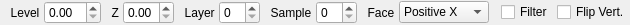
<?xml version="1.0" encoding="UTF-8"?>
<ui version="4.0">
 <class>TextureEditorToolBar</class>
 <widget class="QWidget" name="TextureEditorToolBar">
  <property name="geometry">
   <rect>
    <x>0</x>
    <y>0</y>
    <width>571</width>
    <height>25</height>
   </rect>
  </property>
  <layout class="QHBoxLayout" name="horizontalLayout">
   <property name="spacing">
    <number>4</number>
   </property>
   <property name="leftMargin">
    <number>4</number>
   </property>
   <property name="topMargin">
    <number>0</number>
   </property>
   <property name="rightMargin">
    <number>0</number>
   </property>
   <property name="bottomMargin">
    <number>0</number>
   </property>
   <item>
    <widget class="QLabel" name="labelLevel">
     <property name="text">
      <string>  Level</string>
     </property>
     <property name="buddy">
      <cstring>level</cstring>
     </property>
    </widget>
   </item>
   <item>
    <widget class="QDoubleSpinBox" name="level"/>
   </item>
   <item>
    <widget class="QLabel" name="labelZ">
     <property name="text">
      <string>  Z</string>
     </property>
     <property name="buddy">
      <cstring>z</cstring>
     </property>
    </widget>
   </item>
   <item>
    <widget class="QDoubleSpinBox" name="z">
     <property name="maximum">
      <double>1.000000000000000</double>
     </property>
    </widget>
   </item>
   <item>
    <widget class="QLabel" name="labelLayer">
     <property name="text">
      <string>  Layer</string>
     </property>
     <property name="buddy">
      <cstring>z</cstring>
     </property>
    </widget>
   </item>
   <item>
    <widget class="QSpinBox" name="layer"/>
   </item>
   <item>
    <widget class="QLabel" name="labelSample">
     <property name="text">
      <string>  Sample</string>
     </property>
    </widget>
   </item>
   <item>
    <widget class="QSpinBox" name="sample"/>
   </item>
   <item>
    <widget class="QLabel" name="labelFace">
     <property name="text">
      <string>  Face</string>
     </property>
     <property name="buddy">
      <cstring>face</cstring>
     </property>
    </widget>
   </item>
   <item>
    <widget class="QComboBox" name="face">
     <item>
      <property name="text">
       <string>Positive X</string>
      </property>
     </item>
     <item>
      <property name="text">
       <string>Negative X</string>
      </property>
     </item>
     <item>
      <property name="text">
       <string>Positive Y</string>
      </property>
     </item>
     <item>
      <property name="text">
       <string>Negative Y</string>
      </property>
     </item>
     <item>
      <property name="text">
       <string>Positive Z</string>
      </property>
     </item>
     <item>
      <property name="text">
       <string>Negative Z</string>
      </property>
     </item>
    </widget>
   </item>
   <item>
    <spacer name="horizontalSpacer">
     <property name="orientation">
      <enum>Qt::Horizontal</enum>
     </property>
     <property name="sizeType">
      <enum>QSizePolicy::Fixed</enum>
     </property>
     <property name="sizeHint" stdset="0">
      <size>
       <width>8</width>
       <height>20</height>
      </size>
     </property>
    </spacer>
   </item>
   <item>
    <widget class="QCheckBox" name="filter">
     <property name="text">
      <string>Filter</string>
     </property>
    </widget>
   </item>
   <item>
    <widget class="QCheckBox" name="flipVertically">
     <property name="text">
      <string>Flip Vert.</string>
     </property>
    </widget>
   </item>
  </layout>
 </widget>
 <resources/>
 <connections/>
</ui>
